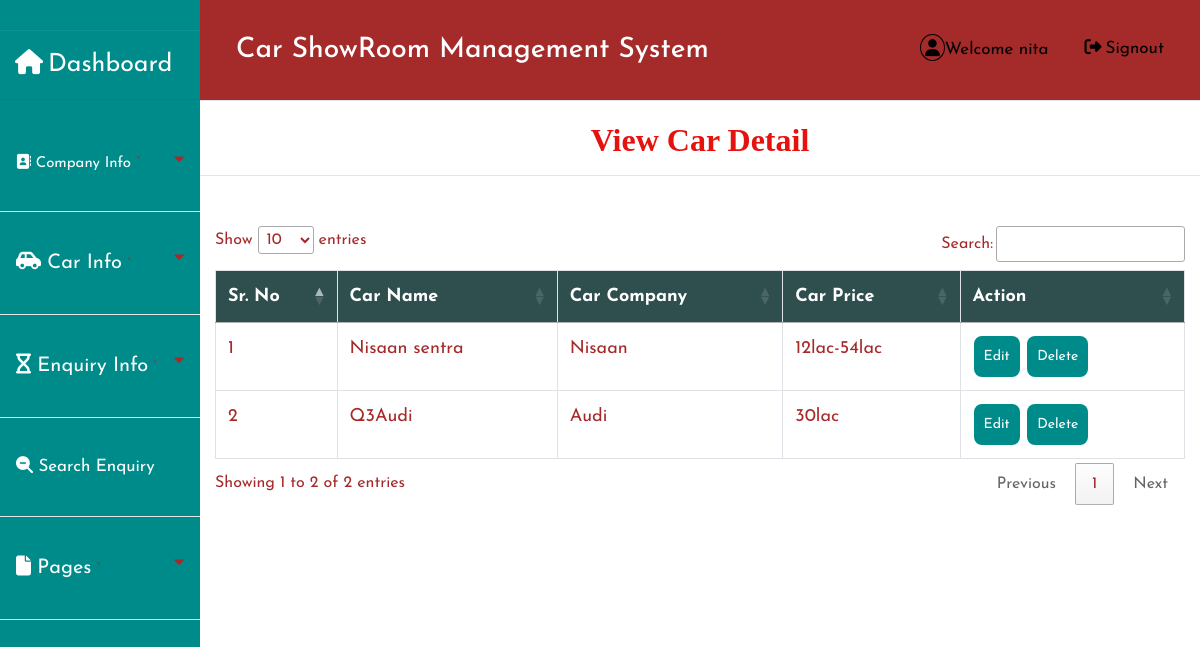
Page /view_car/ (signed in) on the committed database.
### car/models.py (models this page shows, shortened)
class Add_Car(models.Model):
    brand=models.ForeignKey(Categary,on_delete=models.CASCADE, null=True)
    carname=models.CharField(max_length=100,null=True)
    img1 = models.FileField(null=True)
    img2 = models.FileField(null=True)
    img3 = models.FileField(null=True)
    img4 = models.FileField(null=True)
    cartype=models.CharField(max_length=100,null=True)
    bodycover=models.CharField(max_length=100,null=True)
    carmodel=models.CharField(max_length=100,null=True)
    bodytype=models.CharField(max_length=100,null=True)
    carprice=models.CharField(max_length=100,null=True)
    carnumber=models.CharField(max_length=100,null=True)
    carlength=models.IntegerField(null=True)
    carwidth=models.IntegerField(null=True)
    carheight=models.IntegerField(null=True)
    seatingcapacity=models.IntegerField(null=True)
    fueltype=models.CharField(max_length=100,null=True)
    displacement=models.CharField(max_length=100,null=True)
    maxpower=models.CharField(max_length=100,null=True)
    maxtorque=models.CharField(max_length=100,null=True)
    milage=models.CharField(max_length=100,null=True)
    transmissiontype=models.CharField(max_length=100,null=True)
    noofgear=models.CharField(max_length=100,null=True)
    aircondition=models.CharField(max_length=100,null=True)
    carpowerwindow=models.CharField(max_length=100,null=True)
    carcenterlocking=models.CharField(max_length=100,null=True)
    carabs=models.CharField(max_length=100,null=True)
    airbags=models.CharField(max_length=100,null=True)
    frontype=models.CharField(max_length=100,null=True)
    reartype=models.CharField(max_length=100,null=True)
    cardescription=models.CharField(max_length=100,null=True)
    fuelcapacity=models.CharField(max_length=100,null=True)
    bootspace=models.CharField(max_length=100,null=True)
    foglamps=models.CharField(max_length=100,null=True)
    enginedisplay=models.CharField(max_length=100,null=True)
    centrallocking=models.CharField(max_length=100,null=True)
    lastupdationdate=models.CharField(max_length=100,null=True)

class Categary(models.Model):
    brand=models.CharField(max_length=100,null=True)
    image = models.FileField(null=True)

### car/views.py (the view)
# urls.py: path('view_car/',View_Car,name='view_car'),
def View_Car(request):
     if not request.user.is_authenticated:
        return redirect('login')
     data=Add_Car.objects.all()
     d={'data':data}
     return render(request,'view_car.html',d)

### car/templates/view_car.html (shortened to what this page needs)
{% extends 'admin_nav.html' %}
{% block body %}
<center><h2 style = "font-family : 'Monotype Corsiva' ; color : #E6120E ; font-weight : bold;margin-top:2%">View Car Detail</h2></center><hr>
 <div class="container">
<table class="table table-bordered" id="myTable">
  <thead>
  <tr>
    <th>Sr. No</th>
    <th>Car Name</th>
    <th>Car Company</th>
    <th>Car Price</th>
    <th>Action</th>
  </tr>
  </thead>
   <tbody>
{% for i in data %}
  <tr>
      <td>{{forloop.counter}}</td>
    <td>{{i.carname}}</td>
    <td>{{i.brand.brand}}</td>
    <td>{{i.carprice}}</td>
            <td><a href="{% url 'edit_car' i.id %}"><button class="button button1">Edit</button></a>
     <a href="{% url 'delete_car' i.id %}"><button class="button button1" onclick="return confirm('Are you sure?')">Delete</button></a></td>
  </tr>
   {% endfor %}
    </tbody>
</table>
 </div>
{% endblock %}

### car/templates/admin_nav.html (shortened to what this page needs)
<!DOCTYPE html>
<html lang="en">
{% load static %}
<head>
	<link rel="stylesheet" href="{% static 'style1.css' %}">
    <link rel="stylesheet" href="https://cdnjs.cloudflare.com/ajax/libs/font-awesome/4.7.0/css/font-awesome.min.css">
    <link rel="stylesheet" href="https://maxcdn.bootstrapcdn.com/bootstrap/4.0.0/css/bootstrap.min.css">
  <link rel = stylesheet href = "//cdn.datatables.net/1.10.19/css/jquery.dataTables.min.css">
</head>
<body>
<div class="wrapper" style="color:brown">
    <div class="sidebar" style="color:brown">
        <ul>
            <li style="margin-bottom:30px;color:white;font-size:25px"><a href="{% url 'admin_home' %}" style = "color : white"><i class="fas fa-home"></i> Dashboard</a></li>
            <button class="dropdown dropdown-btn nav-link" style="padding-top:20px;padding-bottom:20px">
                <a href="#" style="color:white;font-size:15px"><i class="fas fa-address-book"> </i>
                    Company Info</a>
    `           <i class="fa fa-caret-down"></i>
            </button>
            <hr style="background-color:white">
            <button class="dropdown-btn nav-link" style="padding-top:20px;padding-bottom:20px">
                <a href="" style="color: white;font-size:20px"><i class="fas fa-car-side"></i>
                    Car Info</a>
    `           <i class="fa fa-caret-down"></i>
            </button>
            <hr style="background-color:white">
                  <button class="dropdown-btn nav-link" style="padding-top:20px;padding-bottom:20px">
                <a href="" style="color: white;font-size:20px"><i class="fas fa-hourglass"></i>
                   Enquiry Info</a>
    `           <i class="fa fa-caret-down"></i>
            </button>
            <hr style="background-color:white">
 <button class="dropdown-btn nav-link" style="padding-top:20px;padding-bottom:20px">
                <a href="{% url 'search_enquery' %}" style="color: white;font-size:17px"><i class="fas fa-search-minus"></i>
                  Search Enquiry </a>
            </button><hr style="background-color:white">
                       <button class="dropdown-btn nav-link" style="padding-top:20px;padding-bottom:20px">
                <a href="" style="color: white;font-size:20px"><i class="fas fa-file"></i>
                   Pages</a>
    `           <i class="fa fa-caret-down"></i>
            </button>
            <hr style="background-color:white">
</ul>
    </div>
    <div class="main_content">
        <div class="header"><div class="topnav" style="height:60px">
  <a class="active" href="#home"><h3><span style="color:white"> Car ShowRoom Management System</span></h3></a>
  <div class="topnav-right">
    <a href="#search"><i style="padding:4px;border-radius:50%;border:1px solid black" class="fas fa-user"></i>Welcome {{request.user.username}}</a>
    <a href="{% url 'logout' %}"><i style="padding:4px;bborder:1px solid black" class="fas fa-sign-out-alt"></i>Signout</a>
  </div>
</div>
</div>
        {% block body %}
        {% endblock %}
    </div>
</div>
</body>
</html>

### car/static/style1.css (style rules this page uses)
* { margin: 0; padding: 0; box-sizing: border-box; list-style: none; text-decoration: none; font-family: 'Josefin Sans', sans-serif; }
body { background-color:darkcyan; }
.wrapper { display: flex; position: relative; }
.wrapper .sidebar { width: 200px; height: 100%; background: darkcyan; padding: 30px 0px; position: fixed; }
.wrapper .sidebar ul li { padding: 15px; border-bottom: 1px solid #bdb8d7; border-bottom: 1px solid rgba(0,0,0,0.05); border-top: 1px solid rgba(255,255,255,0.05); }
.wrapper .sidebar ul li a { color:brown; display: block; }
.wrapper .sidebar ul li a .fas { width: 25px; }
.wrapper .main_content { width: 100%; margin-left: 200px; }
.wrapper .main_content .header { padding: 20px; background: brown; color: brown; border-bottom: 1px solid #e0e4e8; }
.topnav { overflow: hidden; background-color: brown; }
.topnav a { float: left; color: black; text-align: center; padding: 14px 16px; text-decoration: none; font-size: 17px; }
.topnav-right { float: right; }

### car/templates/admin_nav.html (style rules this page uses)
.button { background-color: darkcyan; border: none; color: white; padding: 10px; text-align: center; text-decoration: none; display: inline-block; font-size: 14px; margin: 1px 1px; cursor: pointer; }
.button1 { border-radius: 8px; }
* { box-sizing: border-box; }
#myTable { border-collapse: collapse; width: 100%; border: 1px solid #ddd; font-size: 18px; }
#myTable th { text-align: left; padding: 12px; background-color:DarkSlateGrey ; color: white; }
#myTable td { text-align: left; padding: 12px; background-color: white; }
#myTable tr { border-bottom: 1px solid #ddd; }
body { font-family: "Lato", sans-serif; }
.sidenav a, .dropdown-btn { padding: 6px 8px 6px 16px; text-decoration: none; font-size: 20px; color: brown; display: block; border: none; background: none; width: 100%; text-align: left; cursor: pointer; outline: none; }
.fa-caret-down { float: right; padding-right: 8px; }
.nav-link { font-size:17px; }

### rows in the picture
Add_Car: carname "Nisaan sentra", brand.brand "Nisaan", carprice "12lac-54lac"
Add_Car: carname "Q3Audi", brand.brand "Audi", carprice "30lac"

### other values in the picture
{{ request.user.username }} "nita"
